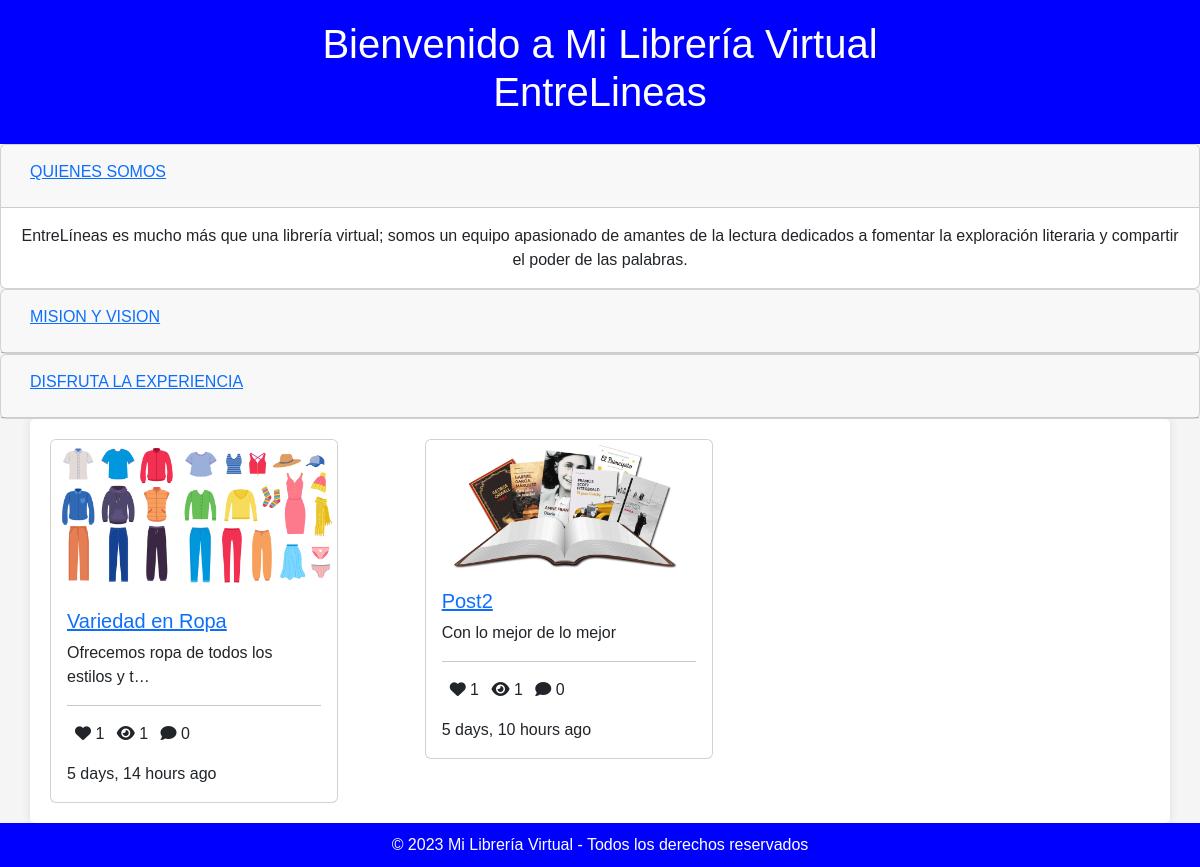
The app's page /, older data.
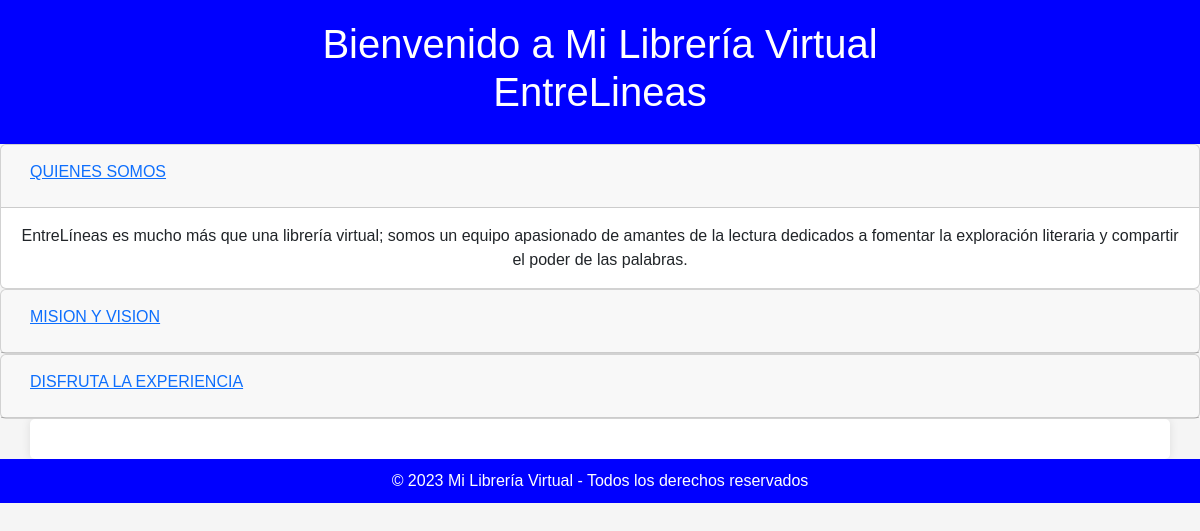
The same page, newer data.
### posts/models.py (models this page shows, shortened)
class Post(models.Model):
    title = models.CharField(max_length=100)
    content = models.TextField()
    thumbnail = models.ImageField()
    publish_date = models.DateTimeField(auto_now_add=True)
    last_updated = models.DateTimeField(auto_now= True)
    author = models.ForeignKey(User, on_delete=models.CASCADE)
    slug = models.SlugField()
    def get_absolute_url(self):
        return reverse("detail", kwargs={"slug": self.slug})
    @property
    def get_comment_count(self):
       return self.comment_set.all().count()
    @property
    def get_view_count(self):
       return self.postview_set.all().count()
    @property
    def get_like_count(self):
       return self.like_set.all().count()

### posts/views.py (the view)
# urls.py: path('', PostListView.as_view(), name='list'),
class PostListView(ListView):
    model = Post

### templates/posts/post_list.html (shortened to what this page needs)
{% extends 'base.html' %}
{% block content %}
    <div class="container">
        <div class="row">
       {% for object in object_list %}
         <div class="col-4">
                   <div  class="card" style="width: 18rem">
                        <img src="{{ object.thumbnail.url }}" class="card-img-top" alt="...">
                        <div class="card-body">
                        <a href="{{ object.get_absolute_url }}">
                           <h5 class="card-title">{{ object.title }}</h5>
                        </a>
                        <p class="card-text">{{ object.content|truncatechars:40 }}</p>
                        <hr>
                        <p>
                            <spam><i class="fa-solid fa-heart ml-2"></i> {{ object.get_like_count }}  </spam>
                            <spam><i class="fa-solid fa-eye ml-2"></i> </i> {{ object.get_view_count }}  </spam>
                            <spam><i class="fa-solid fa-comment ml-2"></i> {{ object.get_comment_count }} </spam>
                        </p>
                        <p class="card-text">
                            {{ object.publish_date|timesince }} ago
                        </p>
                        </div>
                   </div>
           </div>
        {% endfor %}
        </div>
    </div>
{% endblock content %}

### templates/base.html (shortened to what this page needs)
<!DOCTYPE html>
<html lang="en">
  <head>
   <link rel="stylesheet" href="https://cdn.jsdelivr.net/npm/bootstrap@4.6.2/dist/css/bootstrap.min.css">
    <link href="https://cdn.jsdelivr.net/npm/bootstrap@5.5.0/dist/css/bootstrap.min.css" rel="stylesheet">
</head>
<body>
    <header>
        <h1>Bienvenido a Mi Librería Virtual <br>
                     EntreLineas
        </h1>
    </header>
    <div id="accordion">
      <div class="card">
        <div class="card-header" id="headingOne">
          <h5 class="mb-2">
            <button class="btn btn-link" data-toggle="collapse" data-target="#collapseOne" aria-expanded="true" aria-controls="collapseOne">
              <center> QUIENES SOMOS </center>
            </button>
          </h5>
        </div>
        <div id="collapseOne" class="collapse show" aria-labelledby="headingOne" data-parent="#accordion">
          <div class="card-body">
            <center>EntreLíneas es mucho más que una librería virtual; somos un equipo apasionado de amantes de la lectura dedicados a fomentar la exploración literaria y compartir el poder de las palabras.</center>
          </div>
        </div>
      </div>
      <div class="card">
        <div class="card-header" id="headingTwo">
          <h5 class="mb-2">
            <button class="btn btn-link collapsed" data-toggle="collapse" data-target="#collapseTwo" aria-expanded="false" aria-controls="collapseTwo">
              <center> MISION Y VISION </center>
            </button>
          </h5>
        </div>
      </div>
      <div class="card">
        <div class="card-header" id="headingThree">
          <h5 class="mb-2">
            <button class="btn btn-link collapsed" data-toggle="collapse" data-target="#collapseThree" aria-expanded="false" aria-controls="collapseThree">
            <center>DISFRUTA LA EXPERIENCIA </center>
            </button>
          </h5>
        </div>
      </div>
    </div>
    </body>
{% block content %}
{% endblock content %}
    <footer class="footer">
        &copy; 2023 Mi Librería Virtual - Todos los derechos reservados
    </footer>
</body>
</html>

### templates/base.html (style rules this page uses)
body { background-color: #f5f5f5; font-family: Arial, sans-serif; margin: 0; padding: 0; }
header { background-color:blue; color: white; padding: 20px; text-align: center; }
.container { background-color: white; padding: 20px; border-radius: 5px; box-shadow: 0 0 10px rgba(0, 0, 0, 0.1); }
.footer { background-color:blue; color: white; padding: 10px; text-align: center; }

Row changes from the older to the newer data that the page shows:
removed Post: thumbnail (picture), title "Variedad en Ropa", content "Ofrecemos ropa de todos los estilos y t…", get_like_count "1", get_view_count "1", get_comment_count "0", publish_date "5 days, 14 hours"
removed Post: thumbnail (picture), title "Post2", content "Con lo mejor de lo mejor", get_like_count "1", get_view_count "1", get_comment_count "0", publish_date "5 days, 10 hours"
